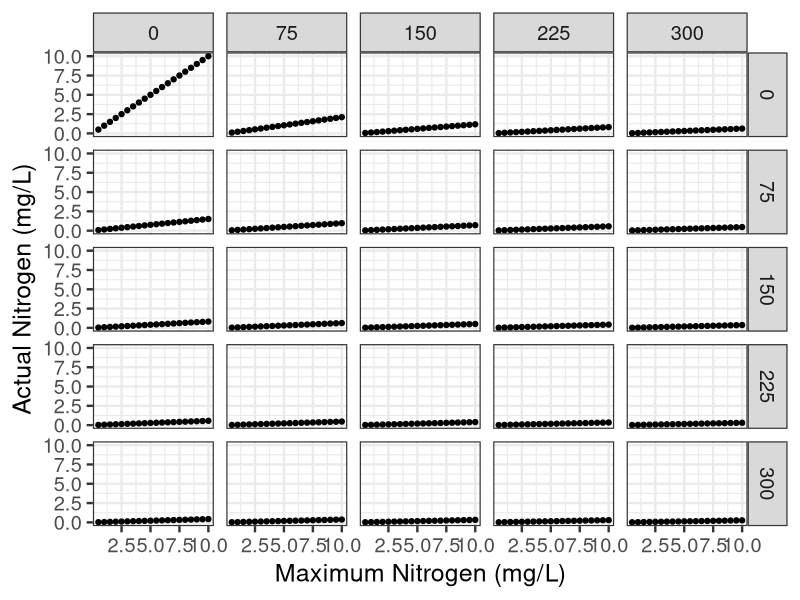
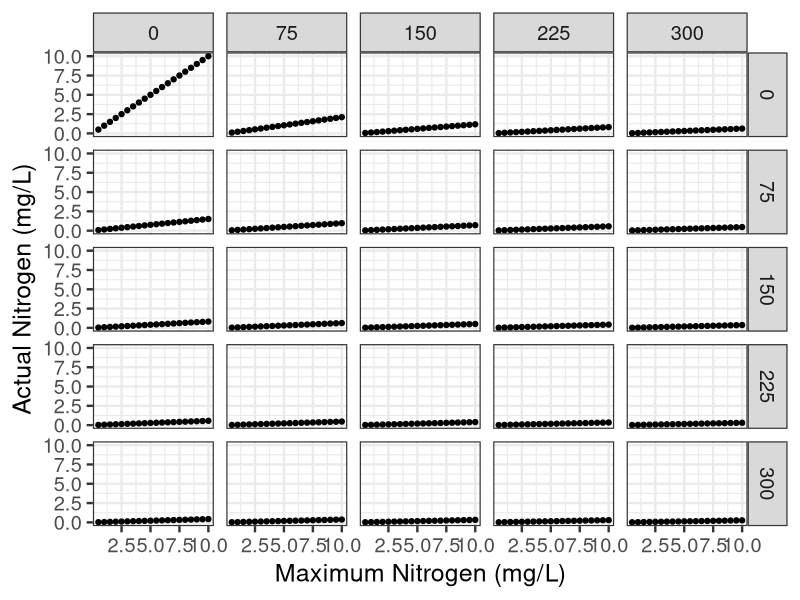

Write the R code that produced these figures, in order.
library(ggplot2)

qs <- 0.075
qf <- 0.05

mydata <- matrix(nrow = 1, ncol = 4)

for (i in seq(0.5,10,0.5)){
  for (j in seq(0,300,75)){
    for (k in seq(0,300,75)){
      n <- i / (1 + qs*j + qf*k)
      mydata <- rbind(mydata, c(i,j,k,n))
      
    }
  }
}

# remove NAs 
mydata <- mydata[-1,]
# convert to data.frame 
mydata <- as.data.frame(mydata)
# rename columns 
colnames(mydata) <- c("N","SAV","FP","n")

# plot it 
plot <- ggplot(mydata, aes(x=N,y=n)) + geom_point()
plot <- plot + facet_grid(SAV ~ FP)
plot <- plot + xlab("Maximum Nitrogen (mg/L)")
plot <- plot + ylab("Actual Nitrogen (mg/L)")
plot <- plot + theme_bw(base_size=18)
plot 

ggsave("Scheffer_nutrient_equation.jpg",plot,height=8,width=8)
